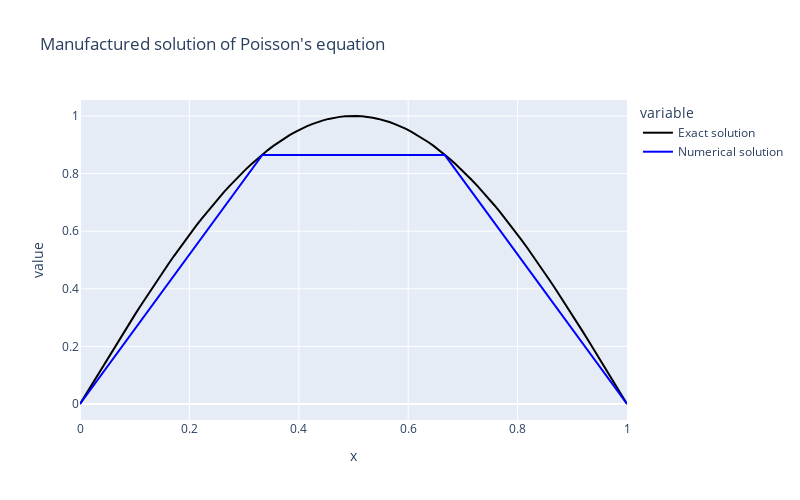

The notebook cell this image was saved under:
### Code cell
import plotly.express as px

# Convert mesh coordinates and solutions to DataFrame for Plotly Express
import pandas as pd
data = pd.DataFrame({'x': points,
                     'Exact solution': [u_exact(x) for x in points],
                     'Numerical solution': [u_sol(x) for x in points]})

# Create a Plotly Express figure with colors specified
fig = px.line(data, x='x', y=['Exact solution', 'Numerical solution'], title='Manufactured solution of Poisson\'s equation',
              color_discrete_map={'Exact solution': 'black', 'Numerical solution': 'blue'})

fig.update_traces(mode="lines", hovertemplate=None)

# Set the figure size to achieve a 1:1 aspect ratio
fig.update_layout(
    hovermode='x',
    autosize=False,
    width=800,  # You can adjust this value to get the desired aspect ratio
    height=500
)

# Show the Plotly Express figure
fig.show()
